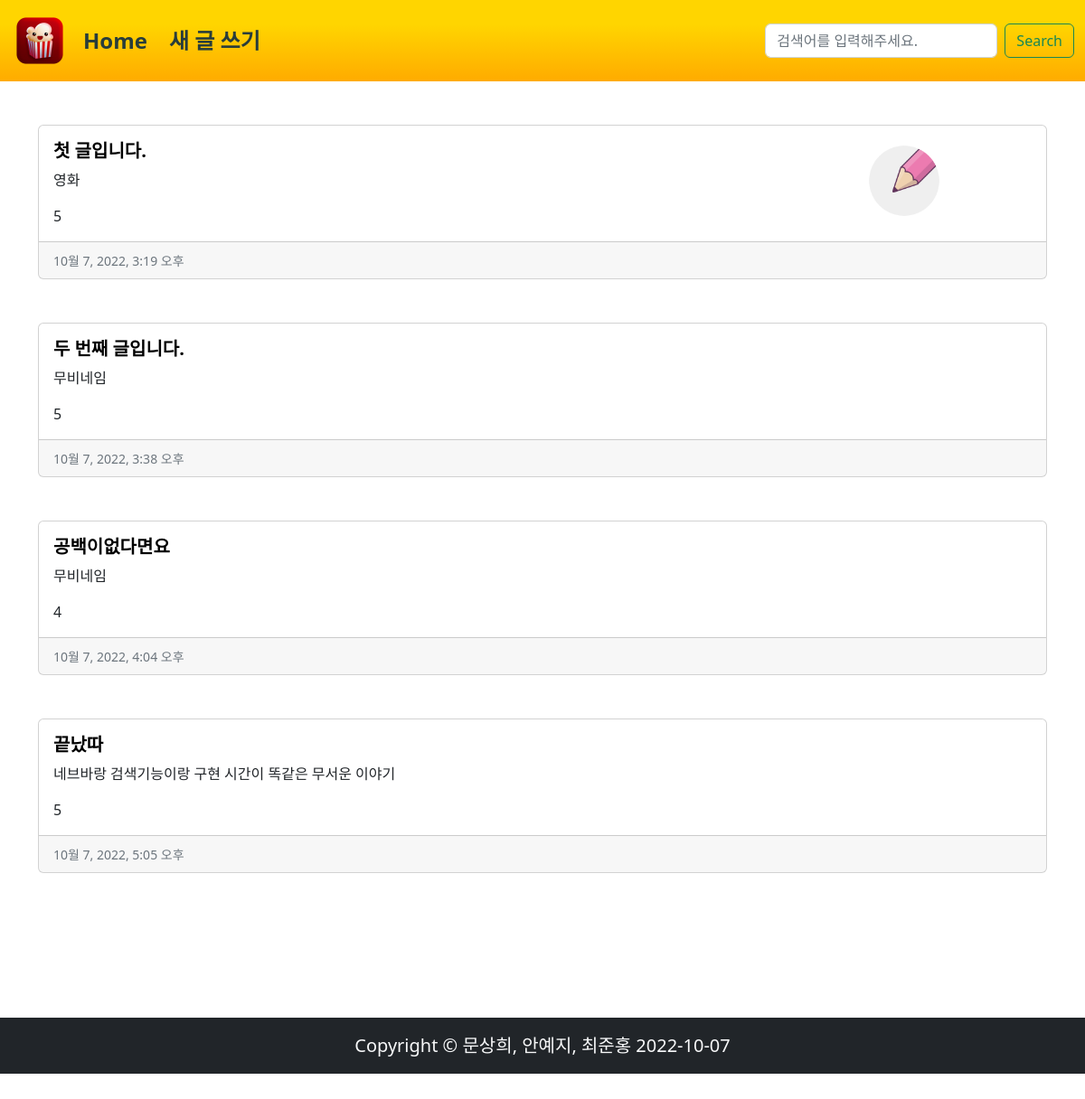
The app's page /reviews/ with its own data.
### reviews/models.py (models this page shows)
class Review(models.Model):
        title = models.CharField(max_length=80)
        content = models.TextField()
        movie_name = models.CharField(max_length=80)
        grade = models.IntegerField(validators=[MinValueValidator(1),MaxValueValidator(5)])
        created_at = models.DateTimeField(auto_now_add=True)
        updated_at = models.DateTimeField(auto_now=True)

### reviews/views.py (the view)
# urls.py: path('', include("reviews.urls")),
def reviews(request):
    reviews = Review.objects.all()
    context = {
        "reviews" : reviews,
    }
    return render(request, "reviews/reviews.html", context)

### reviews/templates/reviews/reviews.html (shortened to what this page needs)
{% extends 'base.html' %}
{% load static %}
{% block content %}
  <a href="{% url 'reviews:create' %}" class="fixed-top">
    <img class="pencil" src="{% static 'reviews/images/pencil.png' %}" alt="">
  </a>
  {% for review in reviews %}
    <div class="mt-5">
      <div class="card h-100">
        <div class="card-body">
          <h5 class="card-title">
            <a href="{% url 'reviews:detail' review.pk %}" class="text-decoration-none fw-bold b">
              {{ review.title }}
            </a>
          </h5>
          <div>
            <p class="card-text">
              {{ review.movie_name }}
            </p>
            <p class="card-text">{{ review.grade }}</p>
          </div>
        </div>
        <div class="card-footer">
          <small class="text-muted">{{ review.updated_at }}</small>
        </div>
      </div>
    </div>
  {% endfor %}
{% endblock %}

### templates/base.html (shortened to what this page needs)
{% load static %}
<!DOCTYPE html>
<html lang="en">
  <head>
    <link href="https://cdn.jsdelivr.net/npm/bootstrap@5.2.2/dist/css/bootstrap.min.css" rel="stylesheet">
    <link rel="stylesheet" href="{% static 'reviews/css/style.css' %}">
  </head>
  <body style="height:10000px;">
    <nav class="navbar navbar-expand-lg nav-bg">
      <div class="container-fluid">
        <a class="navbar-brand" href="{% url 'reviews:index'%}">
          <img class='log-size' src='{% static 'reviews/images/log2.png' %}'></img>
        </a>
        <div class="collapse navbar-collapse" id="navbarSupportedContent">
          <ul class="navbar-nav me-auto mb-2 mb-lg-0">
            <li class="nav-item">
              <a class="a me-4 fs-4 fw-bold" aria-current="page" href="{% url 'reviews:home'%}">Home</a>
            </li>
            <li class="nav-item">
              <a class="a me-4 fs-4 fw-bold" href="{% url 'reviews:create' %}">새 글 쓰기</a>
            </li>
          </ul>
          <form class="d-flex" role="search" action="{% url 'reviews:search' %}">
            <input class="form-control me-2" type="search" placeholder="검색어를 입력해주세요." aria-label="Search" name="search">
            <button class="btn btn-outline-success" type="submit">Search</button>
          </form>
        </div>
      </div>
    </nav>
    <div class="container position-relative" style="margin-bottom: 10rem;">
      {% block content %}{% endblock %}
    </div>
    <footer class="upper_main py-3 bg-dark text-light text-center bottom-0 fs-5">
      Copyright © 문상희, 안예지, 최준홍 2022-10-07
    </footer>
  </body>
</html>

### reviews/static/reviews/css/style.css (style rules this page uses)
.log-size { height: 4rem; }
.nav-bg { background: rgb(255,171,0); background: linear-gradient(0deg, rgba(255,171,0,1) 0%, rgba(255,213,0,1) 70%); }
.a { color: #283d3b; transition: color .5s; text-decoration: none; }
.b { color : black; transition: color .3s; }
.pencil { position: absolute; top : 10rem; right : 10rem; height: 5rem; }

### records on screen
Review: title "첫 글입니다.", movie_name "영화", grade "5", updated_at "10월 7, 2022, 3:19 오후"
Review: title "두 번째 글입니다.", movie_name "무비네임", grade "5", updated_at "10월 7, 2022, 3:38 오후"
Review: title "공백이없다면요", movie_name "무비네임", grade "4", updated_at "10월 7, 2022, 4:04 오후"
Review: title "끝났따", movie_name "네브바랑 검색기능이랑 구현 시간이 똑같은 무서운 이야기", grade "5", updated_at "10월 7, 2022, 5:05 오후"
